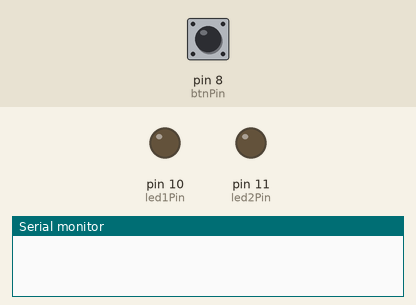
The sketch below on a simulated Arduino Uno, built with avr-gcc and run on an emulated ATmega328P. Shown: output pins drawn as LEDs (lit = HIGH), the last lines printed to the serial monitor. Dashed ring = blinking. The inputs (shaded band) are chosen by the test bench; at power-on: pin 8 (btnPin) HIGH.

Above: at 0.1 s.
At 1.2 s:
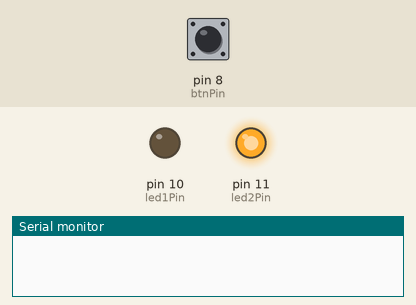
1.3 s: pin 8 (btnPin) pulsed LOW 5 times (0.12 s each, 0.3 s apart)
At 2.8 s:
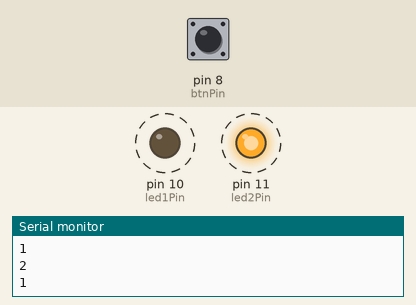
Timing chart, 0 to 4.3 s (numbered marks = the images above; inputs shaded):
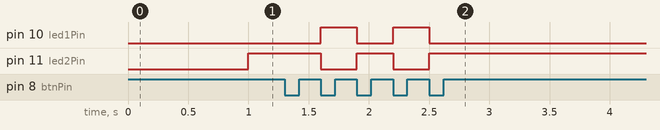

The sketch:

mute_board.ino
```cpp
const int btnPin = 8;
const int led1Pin = 10;
const int led2Pin = 11;
enum fcnMode
{
  LED1,
  LED2,
  NBSTATE
};
int ledState1 = LOW, ledState2 = LOW;
unsigned long buttonState = 0;
int funcState = 1;
void setup()
{
  Serial.begin(9600);
  pinMode(btnPin, INPUT_PULLUP);
  pinMode(led1Pin, OUTPUT);
  pinMode(led2Pin, OUTPUT);
}

void loop()
{
  ChangeMuteOption();
}

void ChangeMuteOption()
{
  buttonState = pulseIn(btnPin, HIGH, 1000000);
  if (buttonState > 50)
  {
    funcState += 1;
    Serial.println(funcState);
  }
  funcState = funcState % NBSTATE;
  digitalWrite(led1Pin, LOW);
  digitalWrite(led2Pin, LOW);
  switch (funcState)
  {

  case LED1:
    digitalWrite(led1Pin, HIGH);
    break;
  case LED2:
    digitalWrite(led2Pin, HIGH);
    break;
  }
}
```

Measured:
- after the input at 1.3 s, pin 10 (led1Pin): alternates HIGH for 0.30 s and LOW for 0.30 s, 4 changes in all, then stays LOW, starting after 0.30 s; pin 11 (led2Pin): alternates HIGH for 0.30 s and LOW for 0.30 s, 4 changes in all, then stays HIGH, starting after 0.30 s
